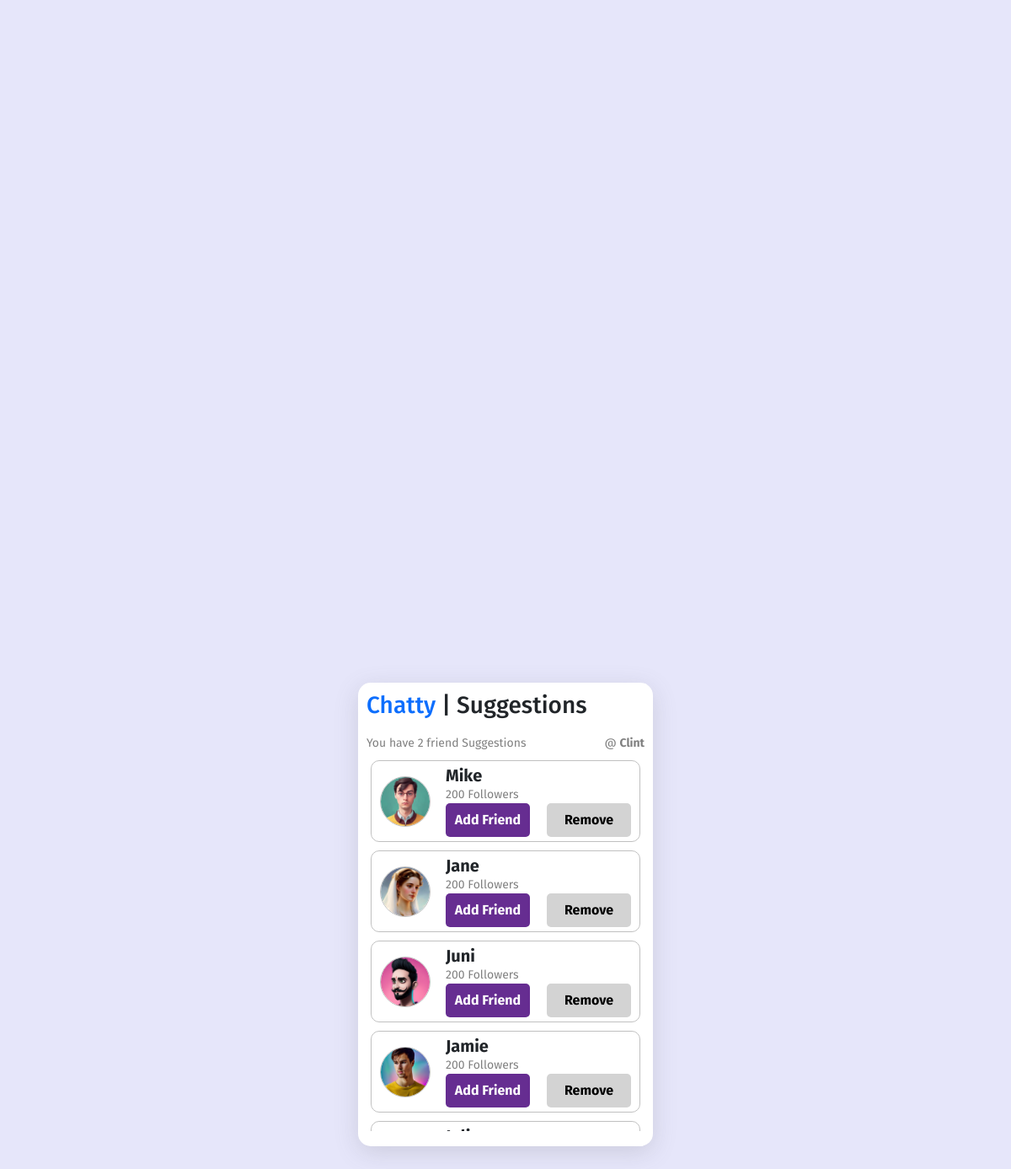
The app's page /suggestions (signed in) with its own data.
### core/models.py (models this page shows, shortened)
class CustomUser(AbstractUser):
    request_sent = models.BooleanField(default=False)
    USERNAME_FIELD = 'username'

### chatapp/models.py (models this page shows, shortened)
class Profile(models.Model):
    user = models.OneToOneField(settings.AUTH_USER_MODEL, on_delete=models.CASCADE, related_name = "profiles")
    username = models.CharField(max_length=50, blank=True, null=True)
    first_name = models.CharField(max_length=50, blank=True, null=True)
    last_name = models.CharField(max_length=50, blank=True, null=True)
    profile_picture = models.ImageField(upload_to="img", blank=True, null=True)
    friends = models.ManyToManyField(settings.AUTH_USER_MODEL, blank=True)

### chatapp/views.py (the view)
# urls.py: path("suggestions", views.suggestion, name="suggestions"),
def suggestion(request):
    all_user = get_user_model()
    user = request.user
    users = all_user.objects.all()
    profiles = Profile.objects.all()
    profile = Profile.objects.get(user=user)
    profile_friends = profile.friends.all()
    suggested_friends = all_user.objects.exclude(
        profile__friends__in=profile_friends).exclude(profiles=profile)
    friend_request = FriendRequest.objects.filter(
        receiver__in=suggested_friends, sender=request.user)
    context = {"s_friends": suggested_friends, "f_requests": friend_request}
    return render(request, "chatapp/suggestions.html", context)

### chatapp/templatetags/custom_filter.py (called while the page is built)
@register.filter
def if_id_in_queryset(id, queryset):
    print("id",id)
    return any(id == query.receiver.id for query in queryset)

### chatapp/templates/chatapp/suggestions.html (shortened to what this page needs)
{% extends 'base.html' %}
{% load custom_filter %}
{% block content %}
<div class="chatbody" id="chatbody">
    <h3><span><a href="{% url 'chats' %}">Chatty</a> | </span>Suggestions</h3>
    <div class="sub-div">
      <p class="para">You have 2 friend Suggestions</p>
      <p class="para">@ <span><strong>{{request.user.username}}</strong></span></p>
    </div>
    <div class="suggestionContainer">
    {% for friend in s_friends  %}
    <div class="suggestion">
      {% if friend.profiles.profile_picture %}
      <div class="pic">
        <img src="{{friend.profiles.profile_picture.url}}" alt="">
      </div>
      {% else %}
      <div class="pic">
        <img src="" alt="">
      </div>
      {% endif %}
        <div class="user-container">
          <div class="user-info">
              <h5>{{friend.username}}</h5>
              <p>200 Followers</p>
          </div>
          {% if friend.id|if_id_in_queryset:f_requests %}
          <div class="n-btns">
          <div class="confirm-btn add-btn disable" data-id={{friend.id}}>Request Sent</div>
          <div class="del-btn" data-id={{friend.id}} style="font-size: 13px">Cancel request</div>
        </div>
          {% else %}
           <div class="n-btns">
          <div class="confirm-btn add-btn" data-id={{friend.id}}>Add Friend</div>
          <div class="del-btn" data-id={{friend.id}}>Remove</div>
        </div>
          {% endif %}
      </div>
    </div>
    {% endfor %}
    </div>
  </div>
{% endblock content %}

### chatapp/static/css/style.css (style rules this page uses)
* { padding: 0px; margin: 0px; box-sizing: border-box; font-family: 'Fira Sans', sans-serif; }
body { display: flex; align-items: center; justify-content: center; height: 100vh; background-color: #E6E6FA; }
img { width: 100%; height: 100; border-radius: 50%; }
.sub-div { width: 100%; height: auto; display: flex; justify-content: space-between; align-items: center; padding: 0px !important; margin: 0px !important; }
a { text-decoration: none; }
h4, p, small { margin: 0px; }
.chatbody { width: 100%; height: 410px; padding: 10px 10px 10px 10px; }
.chatbody .para { margin-top: 10px; color:gray; font-weight: 12px; font-size: 14px; }
.chatbody .suggestionContainer { width: 100%; height: 450px; padding: 0px 5px 0px 5px; overflow: auto; }
.chatbody .suggestionContainer .suggestion { width: 100%; height: auto; border-radius: 10px; border: 1px solid silver; display: flex; align-items: center; justify-content: space-between; margin-top: 10px; padding: 5px 10px 5px 10px; }
.chatbody .suggestionContainer .suggestion .pic { width: 60px; height: 60px; border: 1px solid silver; border-radius: 50%; }
.chatbody .suggestionContainer .suggestion .pic img { width: 100%; height: 100; border-radius: 50%; }
.chatbody .suggestionContainer .suggestion .user-container { margin-left: 5px; }
.chatbody .suggestionContainer .suggestion .user-container .n-btns { display: flex; align-items: center; justify-content: space-between; }
.chatbody .suggestionContainer .suggestion .user-container .n-btns .confirm-btn, .chatbody .suggestionContainer .suggestion .user-container .n-btns .del-btn { width: 100px; height: 40px; border-radius: 5px; background-color: #662d91; color: white; display: flex; align-items: center; justify-content: center; font-weight: bold; cursor: pointer; }
.chatbody .suggestionContainer .suggestion .user-container .n-btns .del-btn { background-color: lightgray; color: black; }
.chatbody .suggestionContainer .suggestion .user-info { width: 220px; height: auto; display: flex; align-items: flex-start; justify-content: center; flex-direction: column; }
.chatbody .suggestionContainer .suggestion .user-info h5 { font-weight: bold; margin: 0px; }
.chatbody .suggestionContainer .suggestion .user-info p { color: gray; margin: 0px; font-size: 14px }

### records on screen
CustomUser: user.username "Clint"
CustomUser: profiles.profile_picture (picture), username "Mike"
CustomUser: profiles.profile_picture (picture), username "Jane"
CustomUser: profiles.profile_picture (picture), username "Juni"
CustomUser: profiles.profile_picture (picture), username "Jamie"
